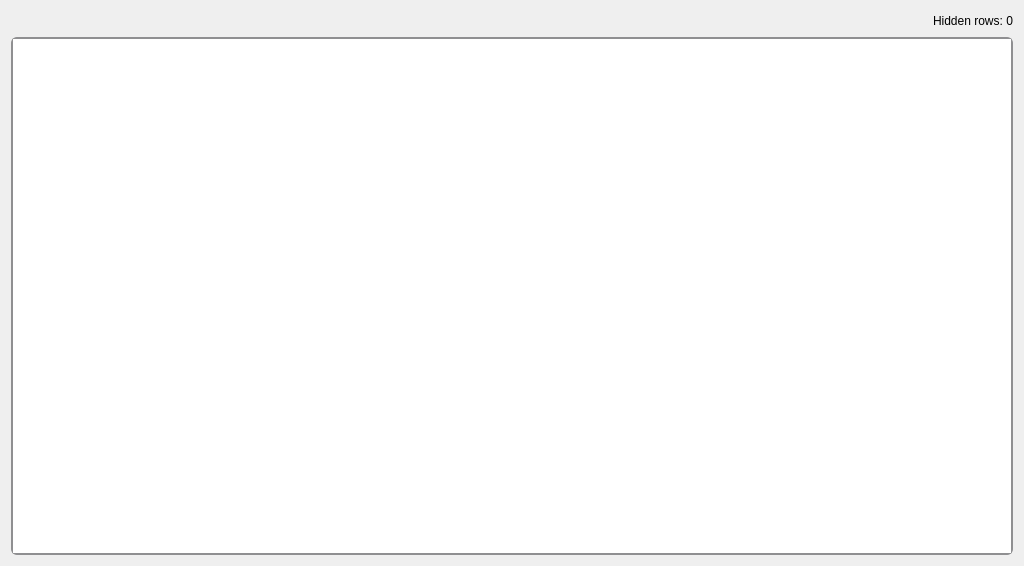
<?xml version="1.0" encoding="UTF-8"?>
<ui version="4.0">
 <class>ScreenerTab</class>
 <widget class="QWidget" name="ScreenerTab">
  <property name="geometry">
   <rect>
    <x>0</x>
    <y>0</y>
    <width>1024</width>
    <height>566</height>
   </rect>
  </property>
  <property name="windowTitle">
   <string>Form</string>
  </property>
  <layout class="QVBoxLayout" name="verticalLayout">
   <item>
    <layout class="QHBoxLayout" name="horizontalLayout">
     <item>
      <spacer name="horizontalSpacer">
       <property name="orientation">
        <enum>Qt::Horizontal</enum>
       </property>
       <property name="sizeHint" stdset="0">
        <size>
         <width>40</width>
         <height>20</height>
        </size>
       </property>
      </spacer>
     </item>
     <item>
      <widget class="QLabel" name="lbHidden">
       <property name="text">
        <string>Hidden rows: 0</string>
       </property>
      </widget>
     </item>
    </layout>
   </item>
   <item>
    <widget class="QTableWidget" name="tableScreener">
     <property name="styleSheet">
      <string notr="true">QTableWidget {
    border: 2px solid #8f8f91;
    border-radius: 6px;
    background-color: qlineargradient(x1: 0, y1: 0, x2: 0, y2: 1,
                                      stop: 0 #f6f7fa, stop: 1 #dadbde);
	selection-background-color: gray;
    alternate-background-color: #dadbde;
}</string>
     </property>
     <property name="alternatingRowColors">
      <bool>true</bool>
     </property>
     <property name="selectionMode">
      <enum>QAbstractItemView::SingleSelection</enum>
     </property>
     <property name="sortingEnabled">
      <bool>true</bool>
     </property>
     <attribute name="horizontalHeaderShowSortIndicator" stdset="0">
      <bool>true</bool>
     </attribute>
    </widget>
   </item>
  </layout>
 </widget>
 <resources/>
 <connections/>
</ui>
